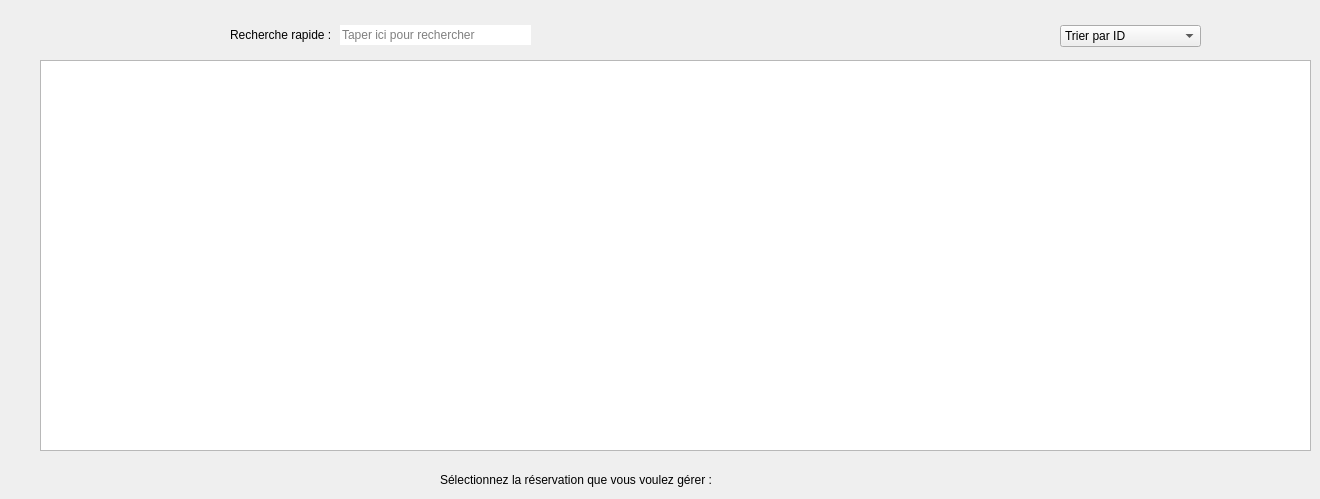
     <widget class="QWidget" name="page_afficher_res">
      <widget class="QLineEdit" name="recherche_res">
       <property name="geometry">
        <rect>
         <x>340</x>
         <y>25</y>
         <width>191</width>
         <height>20</height>
        </rect>
       </property>
       <property name="font">
        <font>
         <weight>50</weight>
         <bold>false</bold>
        </font>
       </property>
       <property name="autoFillBackground">
        <bool>false</bool>
       </property>
       <property name="styleSheet">
        <string notr="true"/>
       </property>
       <property name="text">
        <string/>
       </property>
       <property name="frame">
        <bool>false</bool>
       </property>
       <property name="echoMode">
        <enum>QLineEdit::Normal</enum>
       </property>
       <property name="placeholderText">
        <string>Taper ici pour rechercher</string>
       </property>
       <property name="cursorMoveStyle">
        <enum>Qt::VisualMoveStyle</enum>
       </property>
       <property name="clearButtonEnabled">
        <bool>false</bool>
       </property>
      </widget>
      <widget class="QLabel" name="label_34">
       <property name="geometry">
        <rect>
         <x>230</x>
         <y>25</y>
         <width>101</width>
         <height>20</height>
        </rect>
       </property>
       <property name="text">
        <string>Recherche rapide :</string>
       </property>
      </widget>
      <widget class="QPushButton" name="rafraichir_res">
       <property name="geometry">
        <rect>
         <x>1230</x>
         <y>20</y>
         <width>30</width>
         <height>30</height>
        </rect>
       </property>
       <property name="toolTip">
        <string>Rafraichir</string>
       </property>
       <property name="styleSheet">
        <string notr="true">#rafraichir_res{
background-color : transparent;
border-image : url(:/refresh.png);
background : none;
border : none;
background-repeat : none;
}</string>
       </property>
       <property name="text">
        <string/>
       </property>
      </widget>
      <widget class="QPushButton" name="modifier_res">
       <property name="geometry">
        <rect>
         <x>740</x>
         <y>460</y>
         <width>30</width>
         <height>30</height>
        </rect>
       </property>
       <property name="toolTip">
        <string>Modifier</string>
       </property>
       <property name="styleSheet">
        <string notr="true">#modifier_res{
background-color : transparent;
border-image : url(:/edit.png);
background : none;
border : none;
background-repeat : none;
}</string>
       </property>
       <property name="text">
        <string/>
       </property>
      </widget>
      <widget class="QPushButton" name="ajouter_res">
       <property name="geometry">
        <rect>
         <x>70</x>
         <y>20</y>
         <width>30</width>
         <height>30</height>
        </rect>
       </property>
       <property name="font">
        <font>
         <weight>50</weight>
         <bold>false</bold>
        </font>
       </property>
       <property name="toolTip">
        <string>Ajouter</string>
       </property>
       <property name="styleSheet">
        <string notr="true">#ajouter_res{
background-color : transparent;
border-image : url(:/add.png);
background : none;
border : none;
background-repeat : none;
}</string>
       </property>
       <property name="text">
        <string/>
       </property>
      </widget>
      <widget class="QPushButton" name="supprimer_res">
       <property name="geometry">
        <rect>
         <x>790</x>
         <y>460</y>
         <width>30</width>
         <height>30</height>
        </rect>
       </property>
       <property name="toolTip">
        <string>Supprimer</string>
       </property>
       <property name="styleSheet">
        <string notr="true">#supprimer_res{
background-color : transparent;
border-image : url(:/delete.png);
background : none;
border : none;
background-repeat : none;
}</string>
       </property>
       <property name="text">
        <string/>
       </property>
      </widget>
      <widget class="QLabel" name="label_42">
       <property name="geometry">
        <rect>
         <x>440</x>
         <y>470</y>
         <width>281</width>
         <height>20</height>
        </rect>
       </property>
       <property name="text">
        <string>Sélectionnez la réservation que vous voulez gérer :</string>
       </property>
      </widget>
      <widget class="QTableView" name="table_res">
       <property name="geometry">
        <rect>
         <x>40</x>
         <y>60</y>
         <width>1271</width>
         <height>391</height>
        </rect>
       </property>
       <property name="palette">
        <palette>
         <active>
          <colorrole role="WindowText">
           <brush brushstyle="SolidPattern">
            <color alpha="255">
             <red>0</red>
             <green>0</green>
             <blue>0</blue>
            </color>
           </brush>
          </colorrole>
          <colorrole role="ButtonText">
           <brush brushstyle="SolidPattern">
            <color alpha="255">
             <red>0</red>
             <green>0</green>
             <blue>0</blue>
            </color>
           </brush>
          </colorrole>
         </active>
         <inactive>
          <colorrole role="WindowText">
           <brush brushstyle="SolidPattern">
            <color alpha="255">
             <red>0</red>
             <green>0</green>
             <blue>0</blue>
            </color>
           </brush>
          </colorrole>
          <colorrole role="ButtonText">
           <brush brushstyle="SolidPattern">
            <color alpha="255">
             <red>0</red>
             <green>0</green>
             <blue>0</blue>
            </color>
           </brush>
          </colorrole>
         </inactive>
         <disabled>
          <colorrole role="WindowText">
           <brush brushstyle="SolidPattern">
            <color alpha="255">
             <red>13</red>
             <green>76</green>
             <blue>69</blue>
            </color>
           </brush>
          </colorrole>
          <colorrole role="ButtonText">
           <brush brushstyle="SolidPattern">
            <color alpha="255">
             <red>13</red>
             <green>76</green>
             <blue>69</blue>
            </color>
           </brush>
          </colorrole>
         </disabled>
        </palette>
       </property>
       <property name="alternatingRowColors">
        <bool>true</bool>
       </property>
       <attribute name="horizontalHeaderStretchLastSection">
        <bool>true</bool>
       </attribute>
      </widget>
      <widget class="QPushButton" name="history">
       <property name="geometry">
        <rect>
         <x>1270</x>
         <y>22</y>
         <width>32</width>
         <height>32</height>
        </rect>
       </property>
       <property name="toolTip">
        <string>Historique</string>
       </property>
       <property name="styleSheet">
        <string notr="true">#history{
background-color : transparent;
border-image : url(:/history.png);
background : none;
border : none;
background-repeat : none;
}</string>
       </property>
       <property name="text">
        <string/>
       </property>
       <property name="iconSize">
        <size>
         <width>20</width>
         <height>20</height>
        </size>
       </property>
      </widget>
      <widget class="QComboBox" name="tri_res_comboBox">
       <property name="geometry">
        <rect>
         <x>1060</x>
         <y>25</y>
         <width>141</width>
         <height>22</height>
        </rect>
       </property>
       <property name="font">
        <font/>
       </property>
       <property name="styleSheet">
        <string notr="true"/>
       </property>
       <item>
        <property name="text">
         <string>Trier par ID</string>
        </property>
       </item>
       <item>
        <property name="text">
         <string>Trier par ID client</string>
        </property>
       </item>
       <item>
        <property name="text">
         <string>Trier par matricule</string>
        </property>
       </item>
       <item>
        <property name="text">
         <string>Trier par date départ</string>
        </property>
       </item>
      </widget>
     </widget>
